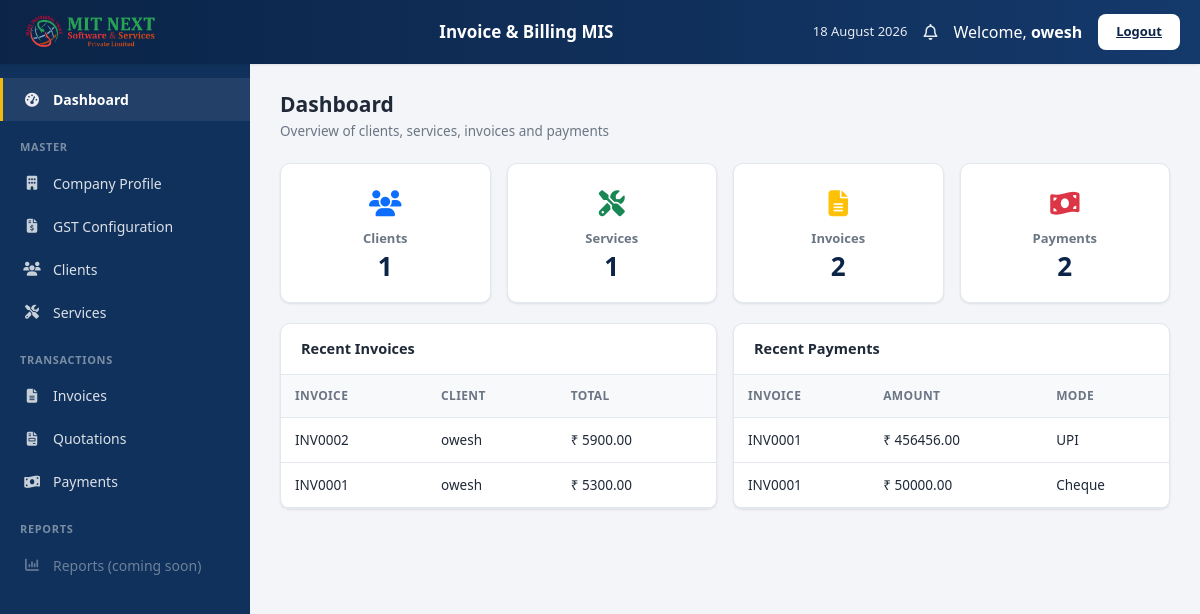
The page /dashboard/ (signed in) on the database its author committed.
### transaction/models.py (models this page shows, shortened)
class Invoice(models.Model):
    STATUS = [
        ("Draft", "Draft"),
        ("Generated", "Generated"),
        ("Cancelled", "Cancelled"),
    ]
    invoice_number = models.CharField(
        max_length=20,
        unique=True,
        blank=True
    )
    company = models.ForeignKey(
        CompanyProfile,
        on_delete=models.PROTECT
    )
    client = models.ForeignKey(
        Client,
        on_delete=models.PROTECT
    )
    invoice_date = models.DateField()
    subtotal = models.DecimalField(
        max_digits=12,
        decimal_places=2,
        default=0
    )
    gst_amount = models.DecimalField(
        max_digits=12,
        decimal_places=2,
        default=0
    )
    discount = models.DecimalField(
        max_digits=12,
        decimal_places=2,
        default=0
    )
    grand_total = models.DecimalField(
        max_digits=12,
        decimal_places=2,
        default=0
    )
    status = models.CharField(
        max_length=20,
        choices=STATUS,
        default="Draft"
    )
    notes = models.TextField(
        blank=True
    )
    created_at = models.DateTimeField(
        auto_now_add=True
    )
    updated_at = models.DateTimeField(
        auto_now=True
    )

class Payment(models.Model):
    MODE = [
        ("Cash", "Cash"),
        ("UPI", "UPI"),
        ("Card", "Card"),
        ("Cheque", "Cheque"),
        ("Net Banking", "Net Banking"),
    ]
    invoice = models.ForeignKey(
        Invoice,
        on_delete=models.CASCADE
    )
    payment_date = models.DateField()
    payment_mode = models.CharField(
        max_length=30,
        choices=MODE
    )
    transaction_id = models.CharField(
        max_length=100,
        blank=True
    )
    amount = models.DecimalField(
        max_digits=12,
        decimal_places=2
    )
    remarks = models.TextField(
        blank=True
    )
    created_at = models.DateTimeField(
        auto_now_add=True
    )

### master/models.py (models this page shows, shortened)
class Client(models.Model):
    client_name = models.CharField(max_length=100)
    company_name = models.CharField(max_length=150, blank=True)
    email = models.EmailField()
    phone = models.CharField(max_length=15)
    gst_number = models.CharField(max_length=20, blank=True)
    pan_number = models.CharField(max_length=20, blank=True)
    address = models.TextField()
    city = models.CharField(max_length=50)
    state = models.CharField(max_length=50)
    country = models.CharField(max_length=50)
    pincode = models.CharField(max_length=10)
    contact_person = models.CharField(max_length=100, blank=True)
    is_active = models.BooleanField(default=True)
    created_at = models.DateTimeField(auto_now_add=True)
    updated_at = models.DateTimeField(auto_now=True)

### accounts/views.py (the view)
# urls.py: path("dashboard/", views.dashboard, name="dashboard"),
@login_required(login_url="login")
@never_cache
def dashboard(request):
    context = {
        "client_count": Client.objects.count(),
        "service_count": Service.objects.count(),
        "invoice_count": Invoice.objects.count(),
        "payment_count": Payment.objects.count(),
        "recent_invoices": Invoice.objects.order_by("-id")[:5],
        "recent_payments": Payment.objects.order_by("-id")[:5],
    }
    return render(
        request,
        "accounts/dashboard.html",
        context
    )

### accounts/templates/accounts/dashboard.html (shortened to what this page needs)
{% extends "layout/app_shell.html" %}
{% load static %}
{% block content %}
<div class="page-heading">
    <h2>Dashboard</h2>
    <p>Overview of clients, services, invoices and payments</p>
</div>
<div class="row g-3">
    <div class="col-md-3">
        <div class="stat-card">
            <div class="stat-icon text-primary"><i class="fa-solid fa-users"></i></div>
            <h5>Clients</h5>
            <h2>{{ client_count }}</h2>
        </div>
    </div>
    <div class="col-md-3">
        <div class="stat-card">
            <div class="stat-icon text-success"><i class="fa-solid fa-screwdriver-wrench"></i></div>
            <h5>Services</h5>
            <h2>{{ service_count }}</h2>
        </div>
    </div>
    <div class="col-md-3">
        <div class="stat-card">
            <div class="stat-icon text-warning"><i class="fa-solid fa-file-lines"></i></div>
            <h5>Invoices</h5>
            <h2>{{ invoice_count }}</h2>
        </div>
    </div>
    <div class="col-md-3">
        <div class="stat-card">
            <div class="stat-icon text-danger"><i class="fa-solid fa-money-bill-wave"></i></div>
            <h5>Payments</h5>
            <h2>{{ payment_count }}</h2>
        </div>
    </div>
</div>
<div class="row g-3 mt-1">
    <div class="col-lg-6">
        <div class="shell-card">
            <div class="shell-card-header">Recent Invoices</div>
            <div class="shell-card-body p-0">
                <table class="shell-table">
                    <thead>
                        <tr>
                            <th>Invoice</th>
                            <th>Client</th>
                            <th>Total</th>
                        </tr>
                    </thead>
                    <tbody>
                    {% for invoice in recent_invoices %}
                        <tr>
                            <td>{{ invoice.invoice_number }}</td>
                            <td>{{ invoice.client.client_name }}</td>
                            <td>₹ {{ invoice.grand_total }}</td>
                        </tr>
                    {% empty %}
                        <tr><td colspan="3" class="text-center text-muted py-3">No Invoice Found</td></tr>
                    {% endfor %}
                    </tbody>
                </table>
            </div>
        </div>
    </div>
    <div class="col-lg-6">
        <div class="shell-card">
            <div class="shell-card-header">Recent Payments</div>
            <div class="shell-card-body p-0">
                <table class="shell-table">
                    <thead>
                        <tr>
                            <th>Invoice</th>
                            <th>Amount</th>
                            <th>Mode</th>
                        </tr>
                    </thead>
                    <tbody>
                    {% for payment in recent_payments %}
                        <tr>
                            <td>{{ payment.invoice.invoice_number }}</td>
                            <td>₹ {{ payment.amount }}</td>
                            <td>{{ payment.payment_mode }}</td>
                        </tr>
                    {% empty %}
                        <tr><td colspan="3" class="text-center text-muted py-3">No Payment Found</td></tr>
                    {% endfor %}
                    </tbody>
                </table>
            </div>
        </div>
    </div>
</div>
{% endblock %}

### accounts/templates/layout/app_shell.html (shortened to what this page needs)
{% load static %}
<!DOCTYPE html>
<html lang="en">
<head>
    <link href="https://cdn.jsdelivr.net/npm/bootstrap@5.3.7/dist/css/bootstrap.min.css" rel="stylesheet">
    <link rel="stylesheet" href="https://cdnjs.cloudflare.com/ajax/libs/font-awesome/6.7.2/css/all.min.css">
    <link rel="stylesheet" href="{% static 'css/app-shell.css' %}">
</head>
<body class="shell-body">
<header class="shell-header">
    <div class="brand">
        <div class="logo1"><img src="../static/images/logo1.png" alt=""></div>
    </div>
    <div class="app-name">
        <div class="main">Invoice &amp; Billing MIS</div>
    </div>
    <div class="header-right">
        <span class="header-date" id="shell-header-date"></span>
        <span class="bell-icon"><i class="fa-regular fa-bell"></i></span>
        <span>Welcome, <b>{{ request.user.username }}</b></span>
        <a href="{% url 'logout' %}" class="btn-logout">Logout</a>
    </div>
</header>
<aside class="shell-sidebar" id="shell-sidebar">
    <a href="{% url 'dashboard' %}"
       class="side-link {% if request.resolver_match.url_name == 'dashboard' %}active{% endif %}"
       hx-get="{% url 'dashboard' %}" hx-select="#main-content" hx-target="#main-content"
       hx-swap="outerHTML" hx-push-url="true">
    </a>
    <div class="side-section-title">Master</div>
    <a href="{% url 'company_profile' %}"
       class="side-link {% if request.resolver_match.url_name in 'company_profile,edit_company' %}active{% endif %}"
       hx-get="{% url 'company_profile' %}" hx-select="#main-content" hx-target="#main-content"
       hx-swap="outerHTML" hx-push-url="true">
        <i class="fa-solid fa-building"></i> Company Profile
    </a>
    <a href="{% url 'gst_list' %}"
       class="side-link {% if 'gst' in request.resolver_match.url_name %}active{% endif %}"
       hx-get="{% url 'gst_list' %}" hx-select="#main-content" hx-target="#main-content"
       hx-swap="outerHTML" hx-push-url="true">
        <i class="fa-solid fa-file-invoice-dollar"></i> GST Configuration
    </a>
    <a href="{% url 'client_list' %}"
       class="side-link {% if 'client' in request.resolver_match.url_name %}active{% endif %}"
       hx-get="{% url 'client_list' %}" hx-select="#main-content" hx-target="#main-content"
       hx-swap="outerHTML" hx-push-url="true">
        <i class="fa-solid fa-users"></i> Clients
    </a>
    <a href="{% url 'service_list' %}"
       class="side-link {% if 'service' in request.resolver_match.url_name %}active{% endif %}"
       hx-get="{% url 'service_list' %}" hx-select="#main-content" hx-target="#main-content"
       hx-swap="outerHTML" hx-push-url="true">
        <i class="fa-solid fa-screwdriver-wrench"></i> Services
    </a>
    <div class="side-section-title">Transactions</div>
    <a href="{% url 'invoice_list' %}"
       class="side-link {% if 'invoice' in request.resolver_match.url_name %}active{% endif %}"
       hx-get="{% url 'invoice_list' %}" hx-select="#main-content" hx-target="#main-content"
       hx-swap="outerHTML" hx-push-url="true">
        <i class="fa-solid fa-file-lines"></i> Invoices
    </a>
    <a href="{% url 'quotation_list' %}"
       class="side-link {% if 'quotation' in request.resolver_match.url_name %}active{% endif %}"
       hx-get="{% url 'quotation_list' %}" hx-select="#main-content" hx-target="#main-content"
       hx-swap="outerHTML" hx-push-url="true">
        <i class="fa-solid fa-file-invoice"></i> Quotations
    </a>
    <a href="{% url 'payment_list' %}"
       class="side-link {% if 'payment' in request.resolver_match.url_name %}active{% endif %}"
       hx-get="{% url 'payment_list' %}" hx-select="#main-content" hx-target="#main-content"
       hx-swap="outerHTML" hx-push-url="true">
        <i class="fa-solid fa-money-bill-wave"></i> Payments
    </a>
    <div class="side-section-title">Reports</div>
    <div class="side-link" style="opacity:0.45; cursor:not-allowed;" title="Reports module not yet built on the backend">
        <i class="fa-solid fa-chart-column"></i> Reports (coming soon)
    </div>
</aside>
<div class="shell-main-wrap">
    <div id="main-content">
        {% block content %}{% endblock %}
    </div>
</div>
</body>
</html>

### static/css/app-shell.css (style rules this page uses)
:root { --navy-900: #0b2447; --navy-800: #10315b; --navy-700: #14396b; --navy-600: #1a4680; --accent-blue: #1e5fb0; --accent-blue-hover: #174a8a; --accent-yellow: #f2b90f; --bg-light: #f3f5f8; --card-bg: #ffffff; --border-light: #e3e7ee; --text-muted: #6b7685; --text-dark: #1f2937; --success: #1f9d55; --danger: #d9414d; --radius: 10px; --shadow-sm: 0 1px 3px rgba(16, 24, 40, 0.06), 0 1px 2px rgba(16, 24, 40, 0.04); --shadow-md: 0 4px 14px rgba(16, 24, 40, 0.08); }
* { box-sizing: border-box; }
body.shell-body { margin: 0; background: var(--bg-light); color: var(--text-dark); font-family: "Segoe UI", -apple-system, BlinkMacSystemFont, Roboto, Arial, sans-serif; }
.shell-header { position: fixed; top: 0; left: 0; right: 0; height: 64px; background: linear-gradient(90deg, var(--navy-900), var(--navy-700)); display: flex; align-items: center; justify-content: space-between; padding: 0 20px; z-index: 1000; box-shadow: var(--shadow-sm); }
.shell-header .brand { display: flex; align-items: center; gap: 12px; color: #fff; min-width: 220px; }
.shell-header .app-name { color: #fff; text-align: center; flex: 1; }
.shell-header .app-name .main { font-weight: 700; font-size: 17px; }
.shell-header .header-right { display: flex; align-items: center; gap: 16px; color: #fff; }
.shell-header .header-right .header-date { font-size: 13px; opacity: 0.9; }
.shell-header .header-right .bell-icon { position: relative; font-size: 16px; cursor: pointer; opacity: 0.9; }
.shell-header .btn-logout { background: #fff; color: var(--navy-900); border: none; padding: 8px 18px; border-radius: 8px; font-weight: 600; font-size: 13px; cursor: pointer; transition: transform 0.15s ease, box-shadow 0.15s ease; }
.shell-sidebar { position: fixed; top: 64px; left: 0; bottom: 0; width: 250px; background: var(--navy-800); overflow-y: auto; padding: 14px 0 30px; z-index: 900; transition: transform 0.25s ease; }
.side-link { display: flex; align-items: center; gap: 12px; padding: 11px 20px; color: rgba(255,255,255,0.85); text-decoration: none; font-size: 14px; border-left: 3px solid transparent; transition: background 0.15s ease, border-color 0.15s ease; cursor: pointer; }
.side-link i { width: 18px; text-align: center; opacity: 0.9; }
.side-link.active { background: rgba(255,255,255,0.08); border-left-color: var(--accent-yellow); color: #fff; font-weight: 600; }
.side-section-title { padding: 18px 20px 6px; font-size: 11px; letter-spacing: 0.06em; color: rgba(255,255,255,0.45); font-weight: 700; text-transform: uppercase; }
.shell-main-wrap { margin-left: 250px; padding-top: 64px; min-height: 100vh; }
#main-content { padding: 28px 30px 60px; animation: contentIn 0.25s ease; }
.page-heading { margin-bottom: 22px; }
.page-heading h2 { font-size: 21px; font-weight: 700; margin: 0 0 4px; color: var(--text-dark); }
.page-heading p { color: var(--text-muted); font-size: 13.5px; margin: 0; }
.stat-card, .shell-card { background: var(--card-bg); border-radius: var(--radius); border: 1px solid var(--border-light); box-shadow: var(--shadow-sm); transition: box-shadow 0.2s ease, transform 0.2s ease; }
.stat-card { padding: 20px; text-align: center; }
.stat-card .stat-icon { font-size: 26px; margin-bottom: 8px; }
.stat-card h5 { font-size: 13px; color: var(--text-muted); font-weight: 600; margin: 6px 0 4px; }
.stat-card h2 { font-size: 26px; font-weight: 700; margin: 0; color: var(--navy-900); }
.shell-card-header { padding: 14px 20px; border-bottom: 1px solid var(--border-light); font-weight: 600; font-size: 14.5px; color: var(--text-dark); display: flex; align-items: center; justify-content: space-between; }
.shell-card-body { padding: 18px 20px; }
.shell-table { width: 100%; border-collapse: collapse; font-size: 13.5px; }
.shell-table thead th { background: #f8f9fb; color: var(--text-muted); font-weight: 600; font-size: 12px; text-transform: uppercase; letter-spacing: 0.03em; padding: 12px 14px; border-bottom: 1px solid var(--border-light); text-align: left; }
.shell-table tbody td { padding: 12px 14px; border-bottom: 1px solid var(--border-light); }
.shell-table tbody tr { transition: background 0.15s ease; }
.logo1 { width: 140px; height: 140px; display: flex; align-items: center; justify-content: center; flex-shrink: 0; overflow: hidden; }
.logo1 img { width: 150px; height: 140px; max-width: 150px; max-height: 140px; object-fit: contain; display: block; }

### rows shown on the page
Invoice: invoice_number "INV0002", client.client_name "owesh", grand_total "5900.00"
Invoice: invoice_number "INV0001", client.client_name "owesh", grand_total "5300.00"
Payment: invoice.invoice_number "INV0001", amount "456456.00", payment_mode "UPI"
Payment: invoice.invoice_number "INV0001", amount "50000.00", payment_mode "Cheque"

### other values the page prints
{{ request.user.username }} "owesh"
{{ client_count }} "1"
{{ service_count }} "1"
{{ invoice_count }} "2"
{{ payment_count }} "2"
